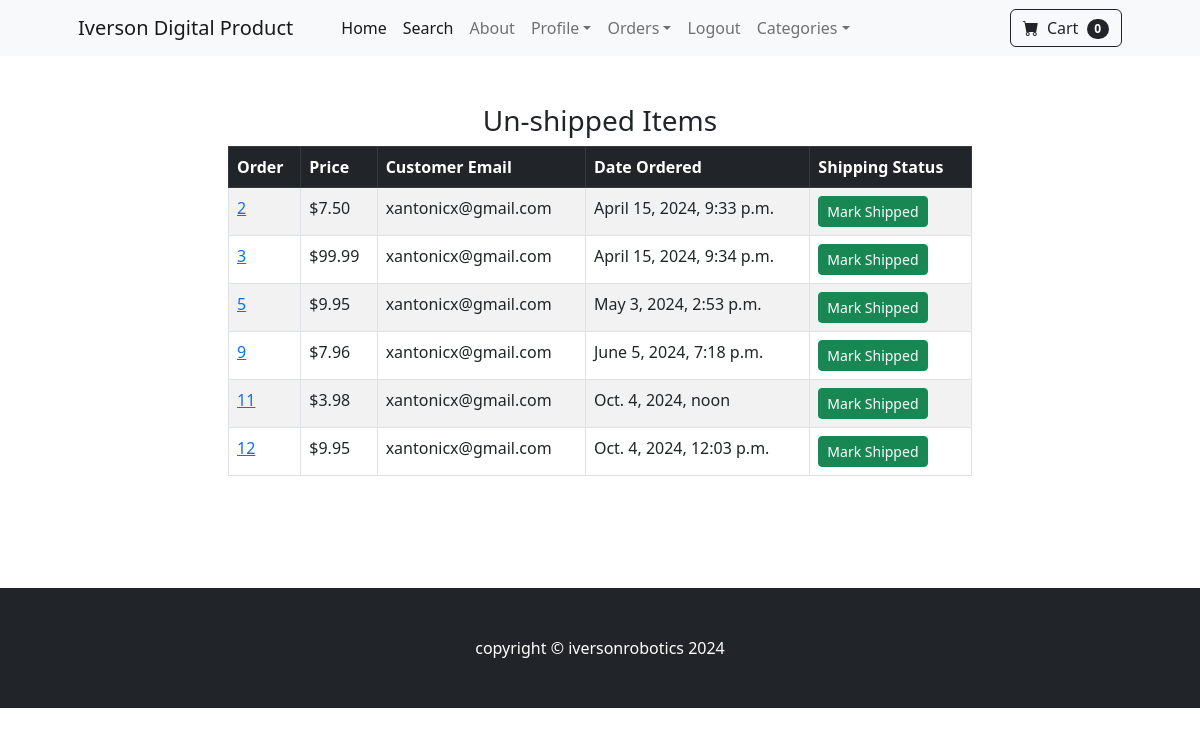
Page /payment/not_shipped_dash (signed in) on the committed database.
### payment/models.py (models this page shows, shortened)
class Order(models.Model):
	user = models.ForeignKey(User, on_delete=models.CASCADE, null=True, blank=True)
	full_name = models.CharField(max_length=250)
	email = models.EmailField(max_length=250)
	shipping_address = models.TextField(max_length=15000)
	amount_paid = models.DecimalField(max_digits=7, decimal_places=2)
	date_ordered = models.DateTimeField(auto_now_add=True)
	shipped = models.BooleanField(default=False)
	date_shipped = models.DateTimeField(blank=True, null=True)

### payment/views.py (the view, shortened to what this page needs)
# urls.py: path('not_shipped_dash', views.not_shipped_dash, name="not_shipped_dash"),
def not_shipped_dash(request):
	if request.user.is_authenticated and request.user.is_superuser:
		orders = Order.objects.filter(shipped=False)
		return render(request, "payment/not_shipped_dash.html", {"orders":orders})
	else:
		messages.success(request, "Access Denied")
		return redirect('home')

### cart/cart.py (called while the page is built)
	def __len__(self):
		return len(self.cart)

### cart/context_processors.py (called while the page is built)
def cart(request):
	return {'cart': Cart(request)}

### payment/templates/payment/not_shipped_dash.html (shortened to what this page needs)
{% extends 'base.html' %}
{% block content %}
        <div class="container">
            <div class="row">
                <center>
                    <div class="col-8">
                        <br/><br/>
<h3>Un-shipped Items</h3>
<table class="table table-striped table-hover table-bordered">
  <thead class="table table-dark">
    <tr>
      <th scope="col">Order</th>
      <th scope="col">Price</th>
      <th scope="col">Customer Email</th>
      <th scope="col">Date Ordered</th>
      <th scope="col">Shipping Status</th>
    </tr>
  </thead>
  <tbody>
    {% for item in orders %}
    <tr>
      <td><a href="{% url 'orders' item.id %}">{{ item.id }}</a></td>
      <td>${{ item.amount_paid }}</td>
      <td>{{ item.email }}</td>
      <td>{{ item.date_ordered }}</td>
      <td>
        <form method="POST">
            <button type="Submit" class="btn btn-success btn-sm">Mark Shipped
        </form>
    </tr>
    {% endfor %}
  </tbody>
</table>
<br/><br/>
<br/><br/>
                    </div>
                </center>
            </div>
        </div>
{% endblock %}

### rows in the picture
Order: id "2", amount_paid "7.50", email "xantonicx@gmail.com", date_ordered "April 15, 2024, 9:33 p.m."
Order: id "3", amount_paid "99.99", email "xantonicx@gmail.com", date_ordered "April 15, 2024, 9:34 p.m."
Order: id "5", amount_paid "9.95", email "xantonicx@gmail.com", date_ordered "May 3, 2024, 2:53 p.m."
Order: id "9", amount_paid "7.96", email "xantonicx@gmail.com", date_ordered "June 5, 2024, 7:18 p.m."
Order: id "11", amount_paid "3.98", email "xantonicx@gmail.com", date_ordered "Oct. 4, 2024, noon"
Order: id "12", amount_paid "9.95", email "xantonicx@gmail.com", date_ordered "Oct. 4, 2024, 12:03 p.m."

### other values in the picture
{{ cart|length }} "0"
